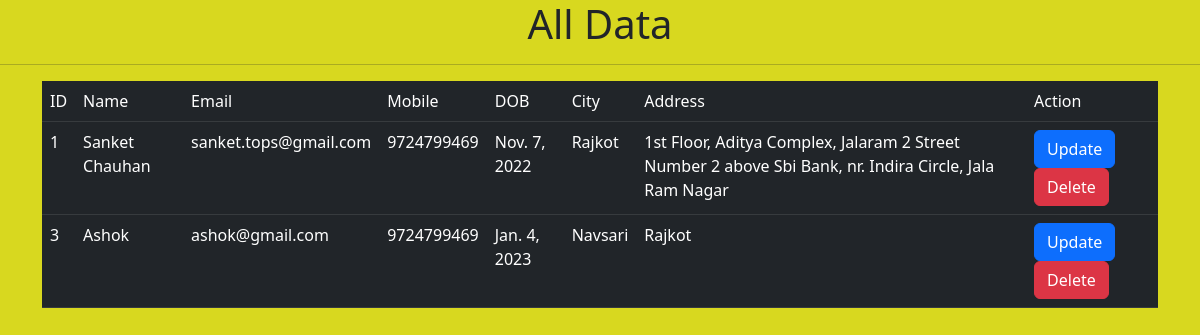
/showdata/, run on an earlier commit of the app's database.
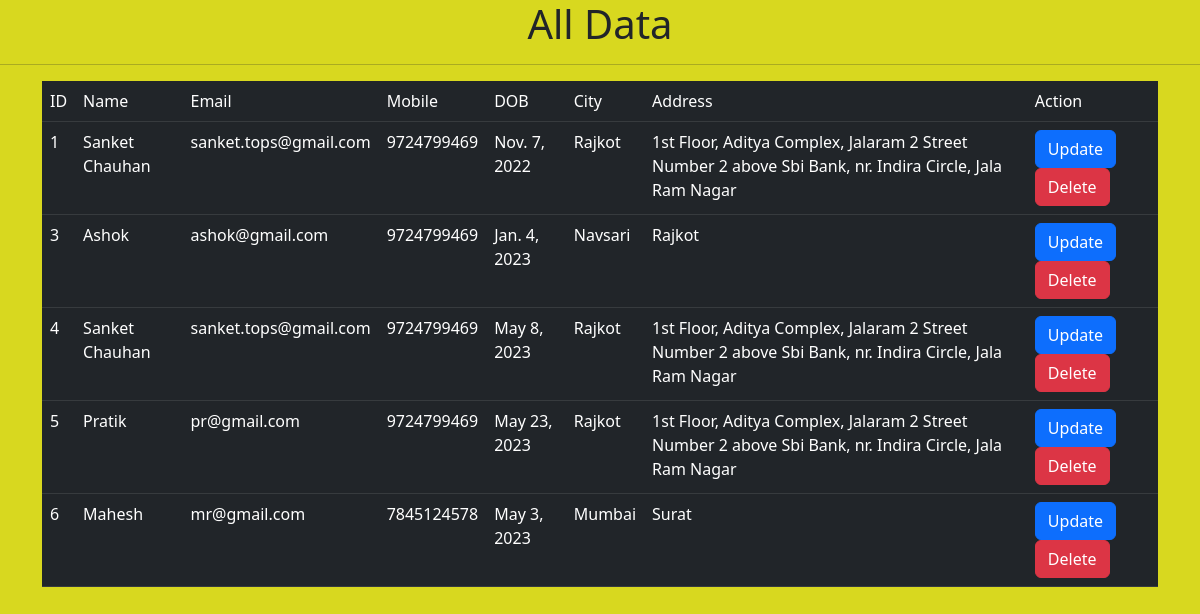
And on a later commit of the database.
### myapp/models.py (models this page shows)
class userinfo(models.Model):
    name=models.CharField(max_length=20)
    city=models.CharField(max_length=20)
    email=models.EmailField()
    dob=models.DateField()
    mobile=models.BigIntegerField()
    address=models.TextField()

### myapp/views.py (the view)
# urls.py: path('showdata/',views.showdata,name='showdata'),
def showdata(request):
    data=userinfo.objects.all()
    return render(request,'showdata.html',{'data':data})

### templates/showdata.html (shortened to what this page needs)
<!DOCTYPE html>
<html lang="en">
<head>
    <link href="https://cdn.jsdelivr.net/npm/bootstrap@5.3.0-alpha3/dist/css/bootstrap.min.css" rel="stylesheet"
>
</head>
<body style="background-color: rgb(216, 216, 31);">
    <center>
        <h1>All Data</h1>
    </center>
    <hr>
    <div class="container">
        <table class="table table-hover">
            <tr class="table-dark">
                <td>ID</td>
                <td>Name</td>
                <td>Email</td>
                <td>Mobile</td>
                <td>DOB</td>
                <td>City</td>
                <td>Address</td>
                <td>Action</td>
            </tr>
            {% for i in data %}
            <tr class="table-dark">
                <td>{{i.id}}</td>
                <td>{{i.name}}</td>
                <td>{{i.email}}</td>
                <td>{{i.mobile}}</td>
                <td>{{i.dob}}</td>
                <td>{{i.city}}</td>
                <td>{{i.address}}</td>
                <td><a class="btn btn-primary" href="/updatedata/{{i.id}}">Update</a>
                    <a class="btn btn-danger" href="/deletedata/{{i.id}}">Delete</a>
                </td>
            </tr>
            {% endfor %}
        </table>
    </div>
</body>
</html>

What changed in the data, as far as the page shows it:
added userinfo: id "4", name "Sanket Chauhan", email "sanket.tops@gmail.com", mobile "9724799469", dob "May 8, 2023", city "Rajkot", address "1st Floor, Aditya Complex, Jalaram 2 Street Number 2 above Sbi Bank, nr. Indira Circle, Jala Ram Nagar"
added userinfo: id "5", name "Pratik", email "pr@gmail.com", mobile "9724799469", dob "May 23, 2023", city "Rajkot", address "1st Floor, Aditya Complex, Jalaram 2 Street Number 2 above Sbi Bank, nr. Indira Circle, Jala Ram Nagar"
added userinfo: id "6", name "Mahesh", email "mr@gmail.com", mobile "7845124578", dob "May 3, 2023", city "Mumbai", address "Surat"
